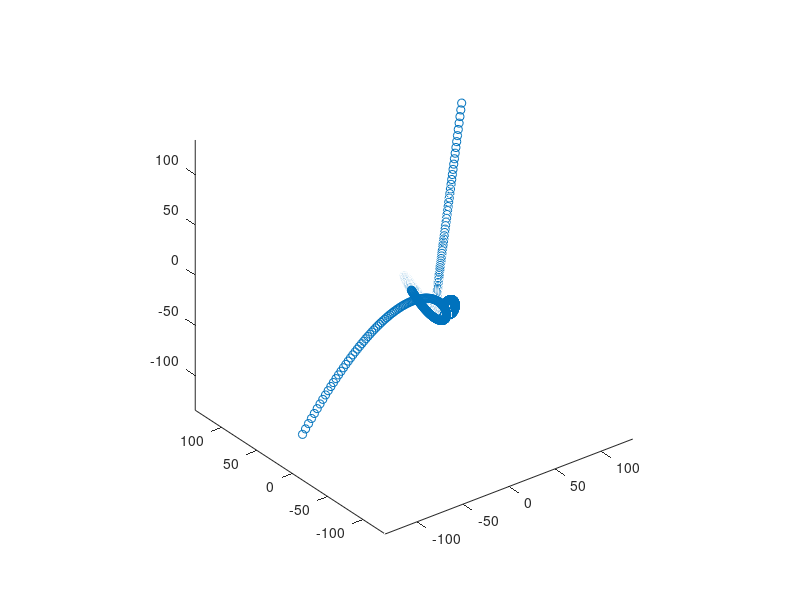

This figure's MATLAB source:
t=(-4:0.01:4)';
%x=t.^3-3*t;
%y=t.^4-4*t;
%z=t.^5/5-2*t;
[m n]=size(t);
x=zeros(m,3);
x(:,1)=2/5*t.*(t.^2-7).*(t.^2-10);
x(:,2)=t.^4-13*t.^2;
x(:,3)=1/10*t.*(t.^2-4).*(t.^2-9).*(t.^2-12);

s=0;
for i=1:m-1
    s=s+norm(x(i,:)-x(i+1,:));
end
l=s/50

xp=zeros(50,3);
k=1;
s=0;
for i=1:m-1
    s=s+norm(x(i,:)-x(i+1,:));
    if s>=l*k
        xp(k,:)=x(i,:);
        k=k+1;
    end
end

plot3(x(:,1),x(:,2),x(:,3),'o');
axis equal